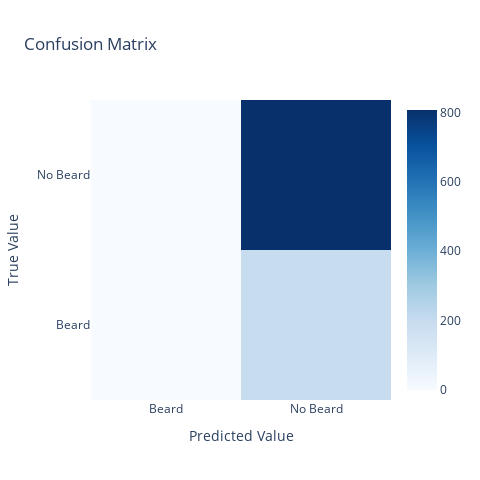
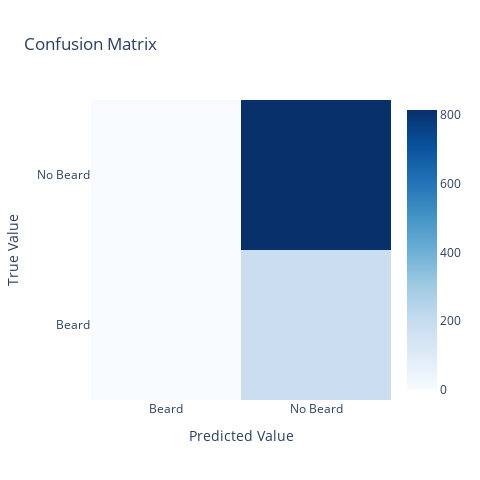

Notebook code cell kept with these figures, in order:
### Code cell
print_cofusion_matrix(mlp_3)

### Figure 1 — Plotly figure (JSON) as saved in the notebook; plotly's stock layout.template omitted (floating-point values rounded to 4 significant figures)
{"data": [{"colorscale": [[0, "rgb(247,251,255)"], [0.125, "rgb(222,235,247)"], [0.25, "rgb(198,219,239)"], [0.375, "rgb(158,202,225)"], [0.5, "rgb(107,174,214)"], [0.625, "rgb(66,146,198)"], [0.75, "rgb(33,113,181)"], [0.875, "rgb(8,81,156)"], [1, "rgb(8,48,107)"]], "type": "heatmap", "x": ["Beard", "No Beard"], "y": ["Beard", "No Beard"], "z": [[0, 193], [0, 807]]}], "layout": {"height": 480, "title": {"text": "Confusion Matrix"}, "width": 480, "xaxis": {"title": {"text": "Predicted Value"}}, "yaxis": {"title": {"text": "True Value"}}}}

### Figure 2 — Plotly figure (JSON) as saved in the notebook; plotly's stock layout.template omitted (floating-point values rounded to 4 significant figures)
{"data": [{"colorscale": [[0, "rgb(247,251,255)"], [0.125, "rgb(222,235,247)"], [0.25, "rgb(198,219,239)"], [0.375, "rgb(158,202,225)"], [0.5, "rgb(107,174,214)"], [0.625, "rgb(66,146,198)"], [0.75, "rgb(33,113,181)"], [0.875, "rgb(8,81,156)"], [1, "rgb(8,48,107)"]], "type": "heatmap", "x": ["Beard", "No Beard"], "y": ["Beard", "No Beard"], "z": [[0, 185], [0, 815]]}], "layout": {"height": 480, "title": {"text": "Confusion Matrix"}, "width": 480, "xaxis": {"title": {"text": "Predicted Value"}}, "yaxis": {"title": {"text": "True Value"}}}}
